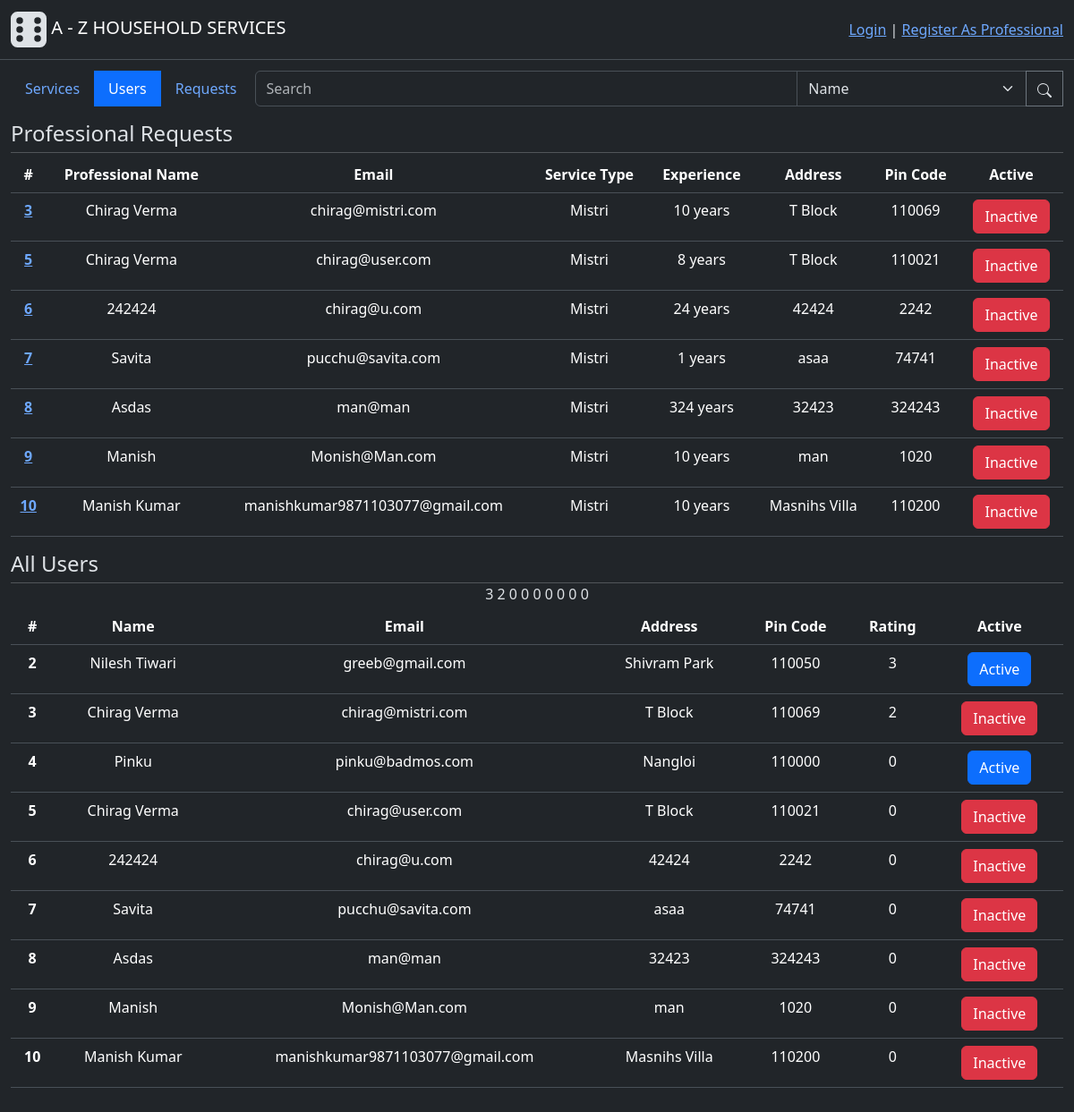
Screenshot of /admin/users with the database file from the repository.
### backend/modals.py (models this page shows, shortened)
class User(db.Model, UserMixin):
    id = db.Column(db.Integer(), primary_key=True)
    email = db.Column(db.String(60), unique=True, nullable=False)
    password = db.Column(db.String(), nullable=False)
    role = db.Column(db.Integer(), nullable=False, default=1) # 0-Admin, 1-Customer, 2-Professional
    name = db.Column(db.String(30), nullable=False)
    address = db.Column(db.String(100), nullable=False)
    pincode = db.Column(db.Integer(), nullable=False)
    status = db.Column(db.Integer(), nullable=False, default=1) # 0-inactive, 1-active
    rating = db.Column(db.Integer(), default=0)
    service_requests = db.relationship("ServiceRequest", cascade="all, delete", backref="customer", lazy=True) # For accessing all the service requests created by a user(customer)
    professional_info = db.relationship("Professional", cascade="all, delete", backref="user", uselist=False) # one to one relation for accessing futher professional info
    def capitalised_name(self):
        return self.name.title()
    def update_ratings(self):
        if self.professional_info:
            ser_reqs = self.professional_info.service_requests
            number_of_services_req = len(ser_reqs)
            rating = 0
            for ser_req in ser_reqs:
                if ser_req.rating:
                    rating += ser_req.rating
            if number_of_services_req:
                self.rating = rating//number_of_services_req
            db.session.commit()
        return self.rating

class Service(db.Model):
    id = db.Column(db.Integer(), primary_key=True)
    name = db.Column(db.String(30),unique=True, nullable=False)
    desc = db.Column(db.String(500), nullable=False)
    time_required = db.Column(db.Integer(), nullable=False) # Time required (in Hrs)
    price = db.Column(db.Float(), nullable=False)
    status = db.Column(db.Integer(), nullable=False, default=1) # 0-inactive, 1-active
    service_requests = db.relationship("ServiceRequest", cascade="all, delete", backref="services", lazy=True) # For accessing all the service requests having common service

class Professional(db.Model):
    id = db.Column(db.Integer(), primary_key=True)
    user_id = db.Column(db.Integer(), db.ForeignKey("user.id"),unique=True, nullable=False) #Foreign key - from User table
    service_type = db.Column(db.Integer(), db.ForeignKey("service.id"), nullable=False) #Foreign Key - from Service table
    experience = db.Column(db.Integer(), nullable=False)
    service = db.relationship("Service", backref="professionals", lazy=True)

### backend/controllers.py (the view)
@app.route("/admin/users", methods=["GET", "POST"])
def users_tab_page():
    button_state = 1
    users = User.query.filter(or_(User.role==1, User.role==2))
    return render_template("users_tab.html", button_state=button_state, users=users)

### templates/users_tab.html (shortened to what this page needs)
{% extends "admin_dashboard.html" %}
{% block subcontent %}
<h4 style="margin-bottom: -10px;" class="h4 text-start mt-3">Professional Requests</h4>
<hr style="margin-bottom:  0;" class="divider">
<table class="table mt-1">
    <thead>
       <tr>
        <th scope="col">#</th>
        <th scope="col">Professional Name</th>
        <th scope="col">Email</th>
        <th scope="col">Service Type</th>
        <th scope="col">Experience</th>
        <th scope="col">Address</th>
        <th scope="col">Pin Code</th>
        <th scope="col">Active</th>
      </tr>
    </thead>
    <tbody>
        {% for user in users %}
            <tr>
                {% if user.professional_info and user.status==0%}
                    <th scope="row">
                        <a href="{{url_for('show_photo', user_id=user.id)}}">
                            {{user.id}}
                        </a>
                    </th>
                    <td>{{user.capitalised_name()}}</td>
                    <td>{{user.email}}</td>
                    <td>{{user.professional_info.service.name}}</td>
                    <td>{{user.professional_info.experience}} years</td>
                    <td>{{user.address}}</td>
                    <td>{{user.pincode}}</td>
                <td>
                    <form action="{{ url_for('status_changer', user_id=user.id)}}", method="POST">
                        {% if user.status %}
                            <button type="submit" class="btn btn-primary">Active</button>
                        {% else %}
                            <button type="submit" class="btn btn-danger">Inactive</button>
                        {% endif %}
                    </form>
                </td>
                {% endif %}
            </tr>
        {% endfor %}
    </tbody>
</table>
<h4 style="margin-bottom: -10px;" class="h4 text-start mt-3">All Users</h4>
<hr style="margin-bottom:  0;" class="divider">
<table class="table mt-1">
    <thead>
      <tr>
        <th scope="col">#</th>
        <th scope="col">Name</th>
        <th scope="col">Email</th>
        <th scope="col">Address</th>
        <th scope="col">Pin Code</th>
        <th scope="col">Rating</th>
        <th scope="col">Active</th>
      </tr>
    </thead>
    <tbody>
        {% for user in users %}
            <tr>
                <th scope="row">{{user.id}}</th>
                <td>{{user.capitalised_name()}}</td>
                <td>{{user.email}}</td>
                <td>{{user.address}}</td>
                <td>{{user.pincode}}</td>
                <td>{{user.rating}}</td>
                <td>
                    <form action="{{ url_for('status_changer', user_id=user.id)}}", method="POST">
                        {% if user.status %}
                            <button type="submit" class="btn btn-primary">Active</button>
                        {% else %}
                            <button type="submit" class="btn btn-danger">Inactive</button>
                        {% endif %}
                    </form>
                </td>
            </tr>
        {% endfor %}
    </tbody>
</table>
{% endblock %}

### rows the page displays
User: id "3", capitalised_name "Chirag Verma", email "chirag@mistri.com", professional_info.service.name "Mistri", professional_info.experience "10", address "T Block", pincode "110069", status "Inactive", rating "2"
User: id "5", capitalised_name "Chirag Verma", email "chirag@user.com", professional_info.service.name "Mistri", professional_info.experience "8", address "T Block", pincode "110021", status "Inactive", rating "0"
User: id "6", capitalised_name "242424", email "chirag@u.com", professional_info.service.name "Mistri", professional_info.experience "24", address "42424", pincode "2242", status "Inactive", rating "0"
User: id "7", capitalised_name "Savita", email "pucchu@savita.com", professional_info.service.name "Mistri", professional_info.experience "1", address "asaa", pincode "74741", status "Inactive", rating "0"
User: id "8", capitalised_name "Asdas", email "man@man", professional_info.service.name "Mistri", professional_info.experience "324", address "32423", pincode "324243", status "Inactive", rating "0"
User: id "9", capitalised_name "Manish", email "Monish@Man.com", professional_info.service.name "Mistri", professional_info.experience "10", address "man", pincode "1020", status "Inactive", rating "0"
User: id "10", capitalised_name "Manish Kumar", email "manishkumar9871103077@gmail.com", professional_info.service.name "Mistri", professional_info.experience "10", address "Masnihs Villa", pincode "110200", status "Inactive", rating "0"
User: id "2", capitalised_name "Nilesh Tiwari", email "greeb@gmail.com", address "Shivram Park", pincode "110050", rating "3", status "Active"
User: id "4", capitalised_name "Pinku", email "pinku@badmos.com", address "Nangloi", pincode "110000", rating "0", status "Active"
